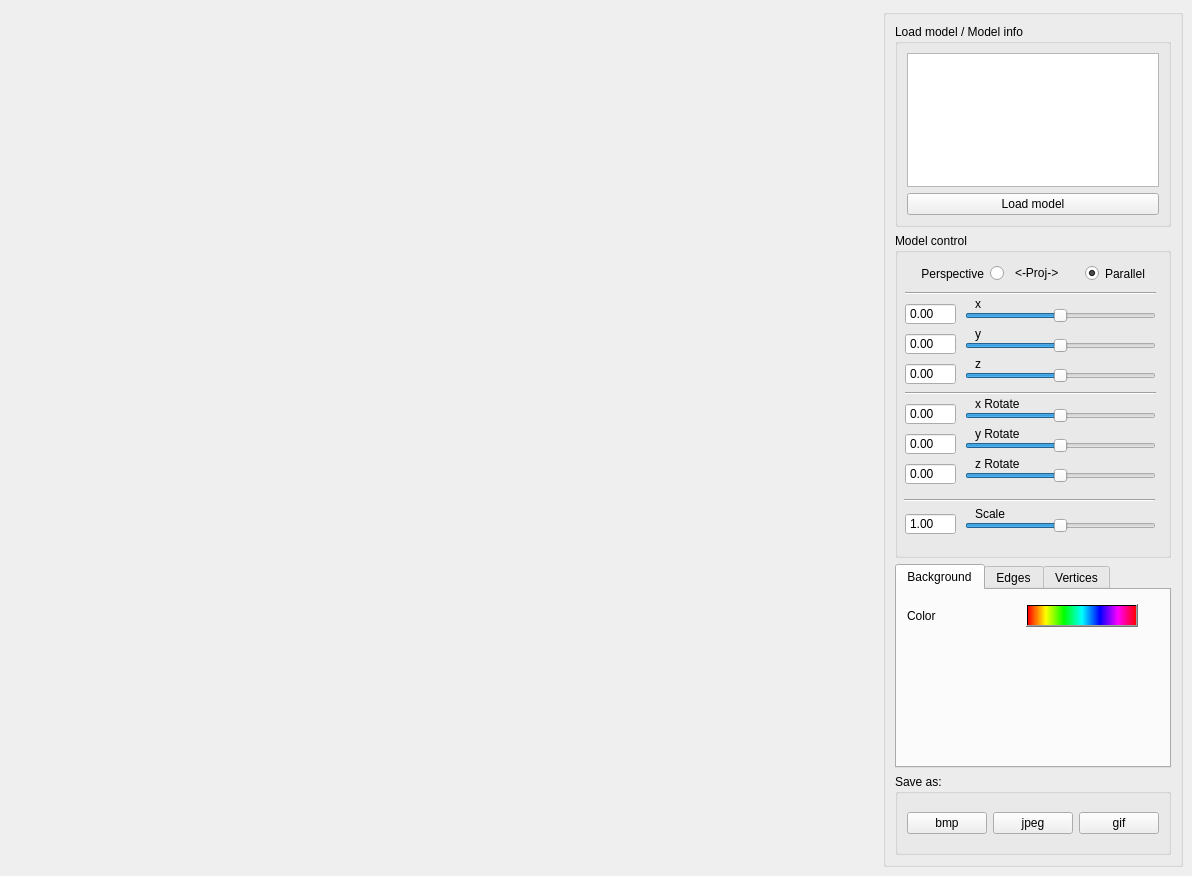
<?xml version="1.0" encoding="UTF-8"?>
<ui version="4.0">
 <class>MainWindow</class>
 <widget class="QMainWindow" name="MainWindow">
  <property name="geometry">
   <rect>
    <x>0</x>
    <y>0</y>
    <width>1192</width>
    <height>876</height>
   </rect>
  </property>
  <property name="windowTitle">
   <string>3DViewer v1.0</string>
  </property>
  <widget class="QWidget" name="centralwidget">
   <layout class="QHBoxLayout" name="horizontalLayout_3">
    <item>
     <layout class="QHBoxLayout" name="horizontalLayout_2">
      <item>
       <widget class="glModel" name="widget_model" native="true">
        <property name="minimumSize">
         <size>
          <width>300</width>
          <height>300</height>
         </size>
        </property>
       </widget>
      </item>
      <item>
       <widget class="QGroupBox" name="groupBox">
        <property name="minimumSize">
         <size>
          <width>300</width>
          <height>300</height>
         </size>
        </property>
        <property name="maximumSize">
         <size>
          <width>300</width>
          <height>16777215</height>
         </size>
        </property>
        <property name="title">
         <string/>
        </property>
        <layout class="QHBoxLayout" name="horizontalLayout">
         <item>
          <layout class="QVBoxLayout" name="verticalLayout_2" stretch="25,40,25,10">
           <item>
            <widget class="QGroupBox" name="groupBox_5">
             <property name="title">
              <string>Load model / Model info</string>
             </property>
             <layout class="QVBoxLayout" name="verticalLayout">
              <item>
               <widget class="QTextEdit" name="textEdit_fileInfo">
                <property name="frameShape">
                 <enum>QFrame::StyledPanel</enum>
                </property>
                <property name="frameShadow">
                 <enum>QFrame::Sunken</enum>
                </property>
                <property name="readOnly">
                 <bool>true</bool>
                </property>
                <property name="html">
                 <string>&lt;!DOCTYPE HTML PUBLIC &quot;-//W3C//DTD HTML 4.0//EN&quot; &quot;http://www.w3.org/TR/REC-html40/strict.dtd&quot;&gt;
&lt;html&gt;&lt;head&gt;&lt;meta name=&quot;qrichtext&quot; content=&quot;1&quot; /&gt;&lt;meta charset=&quot;utf-8&quot; /&gt;&lt;style type=&quot;text/css&quot;&gt;
p, li { white-space: pre-wrap; }
&lt;/style&gt;&lt;/head&gt;&lt;body style=&quot; font-family:'.AppleSystemUIFont'; font-size:13pt; font-weight:400; font-style:normal;&quot;&gt;
&lt;p style=&quot;-qt-paragraph-type:empty; margin-top:0px; margin-bottom:0px; margin-left:0px; margin-right:0px; -qt-block-indent:0; text-indent:0px;&quot;&gt;&lt;br /&gt;&lt;/p&gt;&lt;/body&gt;&lt;/html&gt;</string>
                </property>
                <property name="textInteractionFlags">
                 <set>Qt::TextSelectableByMouse</set>
                </property>
               </widget>
              </item>
              <item>
               <widget class="QPushButton" name="pushButton_load">
                <property name="text">
                 <string>Load model</string>
                </property>
               </widget>
              </item>
             </layout>
            </widget>
           </item>
           <item>
            <widget class="QGroupBox" name="groupBox_7">
             <property name="title">
              <string>Model control</string>
             </property>
             <widget class="QSlider" name="horizontalSlider_moveY">
              <property name="geometry">
               <rect>
                <x>70</x>
                <y>100</y>
                <width>191</width>
                <height>25</height>
               </rect>
              </property>
              <property name="minimum">
               <number>-500</number>
              </property>
              <property name="maximum">
               <number>500</number>
              </property>
              <property name="tracking">
               <bool>true</bool>
              </property>
              <property name="orientation">
               <enum>Qt::Horizontal</enum>
              </property>
             </widget>
             <widget class="QLabel" name="label">
              <property name="geometry">
               <rect>
                <x>80</x>
                <y>90</y>
                <width>21</width>
                <height>21</height>
               </rect>
              </property>
              <property name="text">
               <string>y</string>
              </property>
             </widget>
             <widget class="QSlider" name="horizontalSlider_moveX">
              <property name="geometry">
               <rect>
                <x>70</x>
                <y>70</y>
                <width>191</width>
                <height>25</height>
               </rect>
              </property>
              <property name="minimum">
               <number>-500</number>
              </property>
              <property name="maximum">
               <number>500</number>
              </property>
              <property name="tracking">
               <bool>true</bool>
              </property>
              <property name="orientation">
               <enum>Qt::Horizontal</enum>
              </property>
              <property name="invertedAppearance">
               <bool>false</bool>
              </property>
              <property name="invertedControls">
               <bool>false</bool>
              </property>
              <property name="tickPosition">
               <enum>QSlider::NoTicks</enum>
              </property>
              <property name="tickInterval">
               <number>0</number>
              </property>
             </widget>
             <widget class="QLabel" name="label_2">
              <property name="geometry">
               <rect>
                <x>80</x>
                <y>60</y>
                <width>21</width>
                <height>21</height>
               </rect>
              </property>
              <property name="text">
               <string>x</string>
              </property>
             </widget>
             <widget class="QLabel" name="label_3">
              <property name="geometry">
               <rect>
                <x>80</x>
                <y>120</y>
                <width>21</width>
                <height>21</height>
               </rect>
              </property>
              <property name="text">
               <string>z</string>
              </property>
             </widget>
             <widget class="QSlider" name="horizontalSlider_moveZ">
              <property name="geometry">
               <rect>
                <x>70</x>
                <y>130</y>
                <width>191</width>
                <height>25</height>
               </rect>
              </property>
              <property name="minimum">
               <number>-500</number>
              </property>
              <property name="maximum">
               <number>500</number>
              </property>
              <property name="tracking">
               <bool>true</bool>
              </property>
              <property name="orientation">
               <enum>Qt::Horizontal</enum>
              </property>
             </widget>
             <widget class="QSlider" name="horizontalSlider_scale">
              <property name="geometry">
               <rect>
                <x>70</x>
                <y>280</y>
                <width>191</width>
                <height>25</height>
               </rect>
              </property>
              <property name="minimum">
               <number>-15</number>
              </property>
              <property name="maximum">
               <number>15</number>
              </property>
              <property name="singleStep">
               <number>1</number>
              </property>
              <property name="pageStep">
               <number>1</number>
              </property>
              <property name="value">
               <number>0</number>
              </property>
              <property name="sliderPosition">
               <number>0</number>
              </property>
              <property name="tracking">
               <bool>true</bool>
              </property>
              <property name="orientation">
               <enum>Qt::Horizontal</enum>
              </property>
             </widget>
             <widget class="QLabel" name="label_4">
              <property name="geometry">
               <rect>
                <x>80</x>
                <y>270</y>
                <width>71</width>
                <height>21</height>
               </rect>
              </property>
              <property name="text">
               <string>Scale</string>
              </property>
             </widget>
             <widget class="QSlider" name="horizontalSlider_rotateX">
              <property name="geometry">
               <rect>
                <x>70</x>
                <y>170</y>
                <width>191</width>
                <height>25</height>
               </rect>
              </property>
              <property name="minimum">
               <number>-45</number>
              </property>
              <property name="maximum">
               <number>45</number>
              </property>
              <property name="pageStep">
               <number>1</number>
              </property>
              <property name="tracking">
               <bool>true</bool>
              </property>
              <property name="orientation">
               <enum>Qt::Horizontal</enum>
              </property>
             </widget>
             <widget class="QLabel" name="label_5">
              <property name="geometry">
               <rect>
                <x>80</x>
                <y>160</y>
                <width>71</width>
                <height>21</height>
               </rect>
              </property>
              <property name="text">
               <string>x Rotate</string>
              </property>
             </widget>
             <widget class="QSlider" name="horizontalSlider_rotateZ">
              <property name="geometry">
               <rect>
                <x>70</x>
                <y>230</y>
                <width>191</width>
                <height>25</height>
               </rect>
              </property>
              <property name="minimum">
               <number>-45</number>
              </property>
              <property name="maximum">
               <number>45</number>
              </property>
              <property name="pageStep">
               <number>1</number>
              </property>
              <property name="tracking">
               <bool>true</bool>
              </property>
              <property name="orientation">
               <enum>Qt::Horizontal</enum>
              </property>
             </widget>
             <widget class="QLabel" name="label_6">
              <property name="geometry">
               <rect>
                <x>80</x>
                <y>190</y>
                <width>81</width>
                <height>21</height>
               </rect>
              </property>
              <property name="text">
               <string>y Rotate</string>
              </property>
             </widget>
             <widget class="QSlider" name="horizontalSlider_rotateY">
              <property name="geometry">
               <rect>
                <x>70</x>
                <y>200</y>
                <width>191</width>
                <height>25</height>
               </rect>
              </property>
              <property name="cursor">
               <cursorShape>ArrowCursor</cursorShape>
              </property>
              <property name="minimum">
               <number>-45</number>
              </property>
              <property name="maximum">
               <number>45</number>
              </property>
              <property name="pageStep">
               <number>1</number>
              </property>
              <property name="tracking">
               <bool>true</bool>
              </property>
              <property name="orientation">
               <enum>Qt::Horizontal</enum>
              </property>
             </widget>
             <widget class="QLabel" name="label_7">
              <property name="geometry">
               <rect>
                <x>80</x>
                <y>220</y>
                <width>71</width>
                <height>21</height>
               </rect>
              </property>
              <property name="text">
               <string>z Rotate</string>
              </property>
             </widget>
             <widget class="QRadioButton" name="radioButto_parallel">
              <property name="geometry">
               <rect>
                <x>190</x>
                <y>30</y>
                <width>71</width>
                <height>21</height>
               </rect>
              </property>
              <property name="layoutDirection">
               <enum>Qt::LeftToRight</enum>
              </property>
              <property name="text">
               <string>Parallel</string>
              </property>
              <property name="checked">
               <bool>true</bool>
              </property>
             </widget>
             <widget class="QRadioButton" name="radioButton_Perspective">
              <property name="geometry">
               <rect>
                <x>10</x>
                <y>30</y>
                <width>99</width>
                <height>21</height>
               </rect>
              </property>
              <property name="layoutDirection">
               <enum>Qt::RightToLeft</enum>
              </property>
              <property name="text">
               <string>Perspective</string>
              </property>
             </widget>
             <widget class="QLabel" name="label_8">
              <property name="geometry">
               <rect>
                <x>120</x>
                <y>30</y>
                <width>61</width>
                <height>20</height>
               </rect>
              </property>
              <property name="text">
               <string>&lt;-Proj-&gt;</string>
              </property>
             </widget>
             <widget class="Line" name="line">
              <property name="geometry">
               <rect>
                <x>9</x>
                <y>257</y>
                <width>251</width>
                <height>20</height>
               </rect>
              </property>
              <property name="orientation">
               <enum>Qt::Horizontal</enum>
              </property>
             </widget>
             <widget class="Line" name="line_2">
              <property name="geometry">
               <rect>
                <x>10</x>
                <y>150</y>
                <width>251</width>
                <height>20</height>
               </rect>
              </property>
              <property name="orientation">
               <enum>Qt::Horizontal</enum>
              </property>
             </widget>
             <widget class="Line" name="line_3">
              <property name="geometry">
               <rect>
                <x>10</x>
                <y>50</y>
                <width>251</width>
                <height>20</height>
               </rect>
              </property>
              <property name="frameShadow">
               <enum>QFrame::Sunken</enum>
              </property>
              <property name="orientation">
               <enum>Qt::Horizontal</enum>
              </property>
             </widget>
             <widget class="QDoubleSpinBox" name="doubleSpinBox_x">
              <property name="geometry">
               <rect>
                <x>10</x>
                <y>70</y>
                <width>51</width>
                <height>22</height>
               </rect>
              </property>
              <property name="buttonSymbols">
               <enum>QAbstractSpinBox::NoButtons</enum>
              </property>
              <property name="decimals">
               <number>2</number>
              </property>
              <property name="minimum">
               <double>-5.000000000000000</double>
              </property>
              <property name="maximum">
               <double>5.000000000000000</double>
              </property>
              <property name="singleStep">
               <double>0.010000000000000</double>
              </property>
             </widget>
             <widget class="QDoubleSpinBox" name="doubleSpinBox_y">
              <property name="geometry">
               <rect>
                <x>10</x>
                <y>100</y>
                <width>51</width>
                <height>22</height>
               </rect>
              </property>
              <property name="buttonSymbols">
               <enum>QAbstractSpinBox::NoButtons</enum>
              </property>
              <property name="minimum">
               <double>-5.000000000000000</double>
              </property>
              <property name="maximum">
               <double>5.000000000000000</double>
              </property>
              <property name="singleStep">
               <double>0.010000000000000</double>
              </property>
             </widget>
             <widget class="QDoubleSpinBox" name="doubleSpinBox_z">
              <property name="geometry">
               <rect>
                <x>10</x>
                <y>130</y>
                <width>51</width>
                <height>22</height>
               </rect>
              </property>
              <property name="buttonSymbols">
               <enum>QAbstractSpinBox::NoButtons</enum>
              </property>
              <property name="minimum">
               <double>-5.000000000000000</double>
              </property>
              <property name="maximum">
               <double>5.000000000000000</double>
              </property>
              <property name="singleStep">
               <double>0.010000000000000</double>
              </property>
             </widget>
             <widget class="QDoubleSpinBox" name="doubleSpinBox_xR">
              <property name="geometry">
               <rect>
                <x>10</x>
                <y>170</y>
                <width>51</width>
                <height>22</height>
               </rect>
              </property>
              <property name="buttonSymbols">
               <enum>QAbstractSpinBox::NoButtons</enum>
              </property>
              <property name="minimum">
               <double>-360.000000000000000</double>
              </property>
              <property name="maximum">
               <double>360.000000000000000</double>
              </property>
             </widget>
             <widget class="QDoubleSpinBox" name="doubleSpinBox_yR">
              <property name="geometry">
               <rect>
                <x>10</x>
                <y>200</y>
                <width>51</width>
                <height>22</height>
               </rect>
              </property>
              <property name="buttonSymbols">
               <enum>QAbstractSpinBox::NoButtons</enum>
              </property>
              <property name="minimum">
               <double>-360.000000000000000</double>
              </property>
              <property name="maximum">
               <double>360.000000000000000</double>
              </property>
             </widget>
             <widget class="QDoubleSpinBox" name="doubleSpinBox_zR">
              <property name="geometry">
               <rect>
                <x>10</x>
                <y>230</y>
                <width>51</width>
                <height>22</height>
               </rect>
              </property>
              <property name="buttonSymbols">
               <enum>QAbstractSpinBox::NoButtons</enum>
              </property>
              <property name="minimum">
               <double>-360.000000000000000</double>
              </property>
              <property name="maximum">
               <double>360.000000000000000</double>
              </property>
             </widget>
             <widget class="QDoubleSpinBox" name="doubleSpinBox_sc">
              <property name="geometry">
               <rect>
                <x>10</x>
                <y>280</y>
                <width>51</width>
                <height>22</height>
               </rect>
              </property>
              <property name="buttonSymbols">
               <enum>QAbstractSpinBox::NoButtons</enum>
              </property>
              <property name="minimum">
               <double>0.010000000000000</double>
              </property>
              <property name="maximum">
               <double>10.000000000000000</double>
              </property>
              <property name="singleStep">
               <double>0.010000000000000</double>
              </property>
              <property name="value">
               <double>1.000000000000000</double>
              </property>
             </widget>
            </widget>
           </item>
           <item>
            <widget class="QTabWidget" name="tabWidget_8">
             <property name="currentIndex">
              <number>0</number>
             </property>
             <widget class="QWidget" name="tab_1">
              <attribute name="title">
               <string>Background</string>
              </attribute>
              <widget class="QWidget" name="layoutWidget">
               <property name="geometry">
                <rect>
                 <x>10</x>
                 <y>10</y>
                 <width>231</width>
                 <height>31</height>
                </rect>
               </property>
               <layout class="QHBoxLayout" name="horizontalLayout_6">
                <item>
                 <widget class="QLabel" name="label_color_backgr">
                  <property name="text">
                   <string>Color</string>
                  </property>
                 </widget>
                </item>
                <item>
                 <widget class="QPushButton" name="pushButton_backgr_rgb">
                  <property name="styleSheet">
                   <string notr="true">QPushButton {
    background-color: qlineargradient(spread:pad, x1:0, y1:0, x2:1, y2:0, stop:0 rgba(255, 0, 0, 255), stop:0.166 rgba(255, 255, 0, 255), stop:0.333 rgba(0, 255, 0, 255), stop:0.5 rgba(0, 255, 255, 255), stop:0.666 rgba(0, 0, 255, 255), stop:0.833 rgba(255, 0, 255, 255), stop:1 rgba(255, 0, 0, 255));
}</string>
                  </property>
                  <property name="text">
                   <string/>
                  </property>
                 </widget>
                </item>
               </layout>
              </widget>
             </widget>
             <widget class="QWidget" name="tab_2">
              <attribute name="title">
               <string>Edges</string>
              </attribute>
              <widget class="QWidget" name="layoutWidget">
               <property name="geometry">
                <rect>
                 <x>10</x>
                 <y>50</y>
                 <width>231</width>
                 <height>32</height>
                </rect>
               </property>
               <layout class="QHBoxLayout" name="horizontalLayout_5">
                <item>
                 <widget class="QLabel" name="label_type_facet">
                  <property name="text">
                   <string>Type</string>
                  </property>
                 </widget>
                </item>
                <item>
                 <widget class="QComboBox" name="comboBox_facet_type">
                  <item>
                   <property name="text">
                    <string>Solid</string>
                   </property>
                  </item>
                  <item>
                   <property name="text">
                    <string>Dashed</string>
                   </property>
                  </item>
                 </widget>
                </item>
               </layout>
              </widget>
              <widget class="QWidget" name="layoutWidget">
               <property name="geometry">
                <rect>
                 <x>10</x>
                 <y>10</y>
                 <width>231</width>
                 <height>31</height>
                </rect>
               </property>
               <layout class="QHBoxLayout" name="horizontalLayout_7">
                <item>
                 <widget class="QLabel" name="label_color_facet">
                  <property name="text">
                   <string>Color</string>
                  </property>
                 </widget>
                </item>
                <item>
                 <widget class="QPushButton" name="pushButton_facet_rgb">
                  <property name="styleSheet">
                   <string notr="true">QPushButton {
    background-color: qlineargradient(spread:pad, x1:0, y1:0, x2:1, y2:0, stop:0 rgba(255, 0, 0, 255), stop:0.166 rgba(255, 255, 0, 255), stop:0.333 rgba(0, 255, 0, 255), stop:0.5 rgba(0, 255, 255, 255), stop:0.666 rgba(0, 0, 255, 255), stop:0.833 rgba(255, 0, 255, 255), stop:1 rgba(255, 0, 0, 255));
}</string>
                  </property>
                  <property name="text">
                   <string/>
                  </property>
                 </widget>
                </item>
               </layout>
              </widget>
              <widget class="QWidget" name="layoutWidget">
               <property name="geometry">
                <rect>
                 <x>10</x>
                 <y>90</y>
                 <width>231</width>
                 <height>31</height>
                </rect>
               </property>
               <layout class="QHBoxLayout" name="horizontalLayout_8">
                <item>
                 <widget class="QLabel" name="label_size_facet">
                  <property name="text">
                   <string>Size</string>
                  </property>
                 </widget>
                </item>
                <item>
                 <widget class="QDoubleSpinBox" name="doubleSpinBox_sizw_vertice">
                  <property name="minimum">
                   <double>0.100000000000000</double>
                  </property>
                  <property name="maximum">
                   <double>9.990000000000000</double>
                  </property>
                  <property name="value">
                   <double>1.000000000000000</double>
                  </property>
                 </widget>
                </item>
               </layout>
              </widget>
             </widget>
             <widget class="QWidget" name="tab_3">
              <attribute name="title">
               <string>Vertices</string>
              </attribute>
              <widget class="QWidget" name="layoutWidget">
               <property name="geometry">
                <rect>
                 <x>10</x>
                 <y>90</y>
                 <width>231</width>
                 <height>31</height>
                </rect>
               </property>
               <layout class="QHBoxLayout" name="horizontalLayout_9">
                <item>
                 <widget class="QLabel" name="label_size_vertice">
                  <property name="text">
                   <string>Size</string>
                  </property>
                 </widget>
                </item>
                <item>
                 <widget class="QDoubleSpinBox" name="doubleSpinBox_size_vertice">
                  <property name="minimum">
                   <double>0.100000000000000</double>
                  </property>
                  <property name="maximum">
                   <double>29.989999999999998</double>
                  </property>
                  <property name="value">
                   <double>8.000000000000000</double>
                  </property>
                 </widget>
                </item>
               </layout>
              </widget>
              <widget class="QWidget" name="layoutWidget_2">
               <property name="geometry">
                <rect>
                 <x>10</x>
                 <y>10</y>
                 <width>231</width>
                 <height>31</height>
                </rect>
               </property>
               <layout class="QHBoxLayout" name="horizontalLayout_10">
                <item>
                 <widget class="QLabel" name="label_color_vertices">
                  <property name="text">
                   <string>Color</string>
                  </property>
                 </widget>
                </item>
                <item>
                 <widget class="QPushButton" name="pushButton_vertices_rgb">
                  <property name="styleSheet">
                   <string notr="true">QPushButton {
    background-color: qlineargradient(spread:pad, x1:0, y1:0, x2:1, y2:0, stop:0 rgba(255, 0, 0, 255), stop:0.166 rgba(255, 255, 0, 255), stop:0.333 rgba(0, 255, 0, 255), stop:0.5 rgba(0, 255, 255, 255), stop:0.666 rgba(0, 0, 255, 255), stop:0.833 rgba(255, 0, 255, 255), stop:1 rgba(255, 0, 0, 255));
}</string>
                  </property>
                  <property name="text">
                   <string/>
                  </property>
                 </widget>
                </item>
               </layout>
              </widget>
              <widget class="QWidget" name="layoutWidget_3">
               <property name="geometry">
                <rect>
                 <x>10</x>
                 <y>50</y>
                 <width>231</width>
                 <height>32</height>
                </rect>
               </property>
               <layout class="QHBoxLayout" name="horizontalLayout_11">
                <item>
                 <widget class="QLabel" name="label_type_vertice">
                  <property name="text">
                   <string>Type</string>
                  </property>
                 </widget>
                </item>
                <item>
                 <widget class="QComboBox" name="comboBox_vertice_type">
                  <item>
                   <property name="text">
                    <string>None</string>
                   </property>
                  </item>
                  <item>
                   <property name="text">
                    <string>Circle</string>
                   </property>
                  </item>
                  <item>
                   <property name="text">
                    <string>Square</string>
                   </property>
                  </item>
                 </widget>
                </item>
               </layout>
              </widget>
             </widget>
            </widget>
           </item>
           <item>
            <widget class="QGroupBox" name="groupBox_2">
             <property name="title">
              <string>Save as:</string>
             </property>
             <layout class="QHBoxLayout" name="horizontalLayout_4">
              <item>
               <widget class="QPushButton" name="pushButton">
                <property name="text">
                 <string>bmp</string>
                </property>
               </widget>
              </item>
              <item>
               <widget class="QPushButton" name="pushButton_2">
                <property name="text">
                 <string>jpeg</string>
                </property>
               </widget>
              </item>
              <item>
               <widget class="QPushButton" name="pushButton_3">
                <property name="text">
                 <string>gif</string>
                </property>
               </widget>
              </item>
             </layout>
            </widget>
           </item>
          </layout>
         </item>
        </layout>
       </widget>
      </item>
     </layout>
    </item>
   </layout>
  </widget>
 </widget>
 <customwidgets>
  <customwidget>
   <class>glModel</class>
   <extends>QWidget</extends>
   <header>glmodel.h</header>
   <container>1</container>
  </customwidget>
 </customwidgets>
 <resources/>
 <connections/>
</ui>
